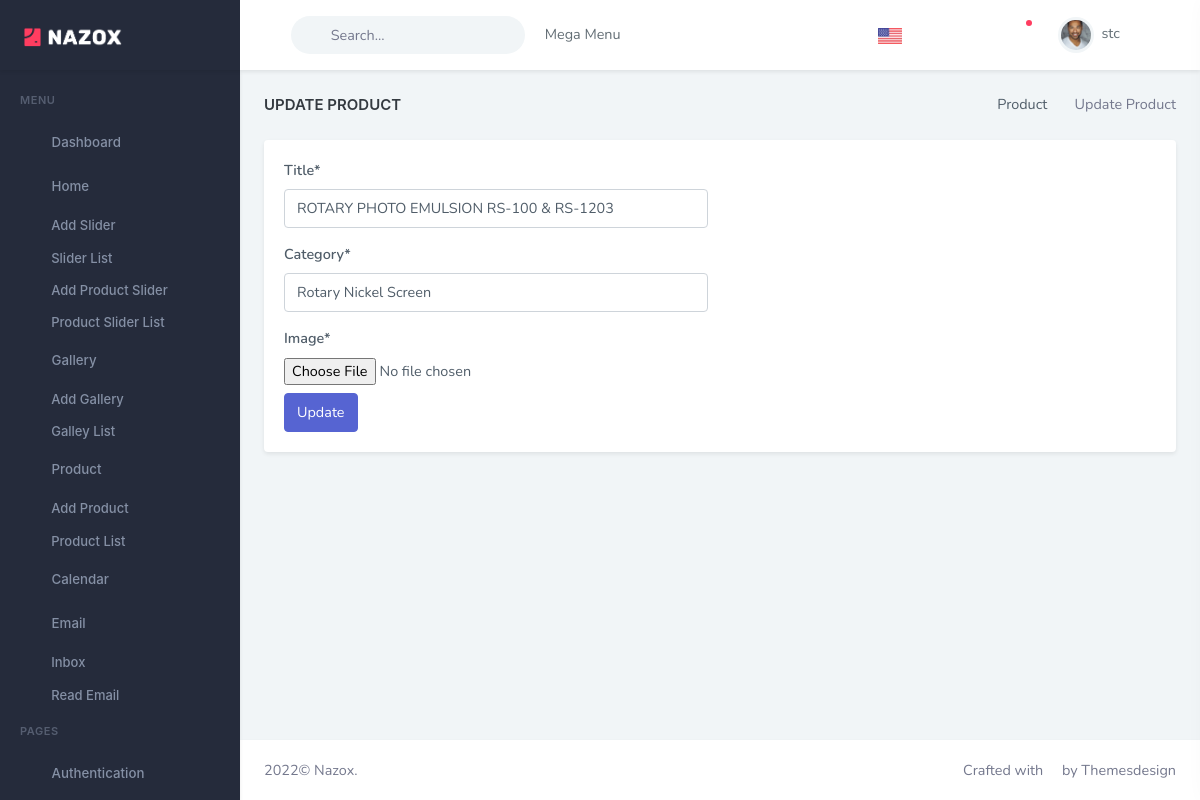
The page /dashboard/product-edit/1 (signed in) on the database its author committed.
### home/models.py (models this page shows)
class Product(models.Model):
    CATEGORY_CHOICES = (
        ('Rotary Nickel Screen', 'Rotary Nickel Screen'),
        ('Flat Bed Screen', 'Flat Bed Screen'),
        ('Reactive Dyes', 'Reactive Dyes'),
        ('Auxiliaries', 'Auxiliaries'),
    )
    title = models.CharField(max_length=100)
    category = models.CharField(max_length=100, choices=CATEGORY_CHOICES,)
    image = models.ImageField(upload_to='product')
    def __str__(self):
        return self.title

### home/views.py (the view)
# urls.py: path('dashboard/product-edit/<int:pk>', views.ProductUpdateView.as_view(), name='product-edit'),  # Product edit
class ProductUpdateView(LoginRequiredMixin, UpdateView):
    model = Product
    form_class = ProductUpdateForm
    success_url = reverse_lazy('dash-product')
    template_name = 'home/edit-product.html'
    success_message = "Product was updated successfully"
    def get_context_data(self, **kwargs):
        context = super().get_context_data(**kwargs)
        print(context)
        context["title"] = "Update Product"
        context["pageview"] = "Product"
        return context

### home/forms.py
class ProductUpdateForm(forms.ModelForm):
    class Meta:
        model = Product
        fields = (
            'title', 'category', 'image',)
        widgets = {
            'title': forms.TextInput(attrs={'class': 'form-control'}),
            'category': forms.Select(attrs={'class': 'form-control'}),
            'image': forms.FileInput(attrs={'class': 'rounded_list'}),
        }

### templates/home/edit-product.html (shortened to what this page needs)
{% extends 'partials/base.html' %}
{% load static %}
{% load crispy_forms_tags %}
{% block extra_css %}
        <link rel="stylesheet" href="{% static 'dashboard/libs/twitter-bootstrap-wizard/prettify.css' %}">
        <link href="{% static 'dashboard/libs/select2/css/select2.min.css' %}" rel="stylesheet" type="text/css" />
        <link href="{% static 'dashboard/libs/dropzone/min/dropzone.min.css' %}" rel="stylesheet" type="text/css" />
{% endblock extra_css %}
{% block content %}
                        <div class="row">
                            <div class="col-12">
                                <div class="card">
                                    <div class="card-body">
                                        <form method="POST" enctype="multipart/form-data">
                                            <div class="row">
                                                <div class="form-group mb-3 col-6">
                                                   {{ form.title|as_crispy_field }}
                                                </div>
                                            </div>
                                            <div class="row">
                                                <div class="form-group mb-3 col-6">
                                                   {{ form.category|as_crispy_field }}
                                                </div>
                                                <div class="custom-file">
                                                    {{ form.image|as_crispy_field }}
                                                </div>
                                            </div>
                                          <button type="submit" class="btn btn-primary mt-2">Update</button>
                                        </form>
                                    </div>
                                </div>
                            </div>
                        </div>
{% endblock content %}

### templates/partials/header.html (shortened to what this page needs)
{% load static %}
{% block header %}
		<header id="page-topbar">
			<div class="navbar-header">
				<div class="d-flex">
					<div class="navbar-brand-box">
						<a href="{% url 'dashboard' %}" class="logo logo-light">
							<span class="logo-lg">
                                    <img src="{% static 'images/logo-light.png' %}" alt="logo-light" height="20">
                                </span>
						</a>
					</div>
					<button type="button" class="btn btn-sm px-3 font-size-24 header-item waves-effect" id="vertical-menu-btn"> <i class="ri-menu-2-line align-middle"></i>
					</button>
					<form class="app-search d-none d-lg-block">
						<div class="position-relative">
							<input type="text" class="form-control" placeholder="Search..."> <span class="ri-search-line"></span>
						</div>
					</form>
					<div class="dropdown dropdown-mega d-none d-lg-block ms-2">
						<button type="button" class="btn header-item waves-effect" data-bs-toggle="dropdown" aria-haspopup="false" aria-expanded="false" key="t-megamenu">Mega Menu <i class="mdi mdi-chevron-down"></i>
						</button>
					</div>
				</div>
				<div class="d-flex">
					<div class="dropdown d-inline-block">
						<button type="button" class="btn header-item waves-effect" data-bs-toggle="dropdown" aria-haspopup="true"
						aria-expanded="false">
						<img id="header-lang-img" src="{% static 'images/flags/us.jpg' %}" alt="Header Language" height="16" />
						</button>
					</div>
					<div class="dropdown d-none d-lg-inline-block ms-1">
						<button type="button" class="btn header-item noti-icon waves-effect" data-bs-toggle="dropdown" aria-haspopup="true" aria-expanded="false"> <i class="ri-apps-2-line"></i>
						</button>
					</div>
					<div class="dropdown d-none d-lg-inline-block ms-1">
						<button type="button" class="btn header-item noti-icon waves-effect" data-toggle="fullscreen"> <i class="ri-fullscreen-line"></i>
						</button>
					</div>
					<div class="dropdown d-inline-block">
						<button type="button" class="btn header-item noti-icon waves-effect" id="page-header-notifications-dropdown" data-bs-toggle="dropdown" aria-expanded="false"> <i class="ri-notification-3-line"></i>
							<span class="noti-dot"></span>
						</button>
					</div>
					<div class="dropdown d-inline-block user-dropdown">
						<button type="button" class="btn header-item waves-effect" id="page-header-user-dropdown" data-bs-toggle="dropdown" aria-haspopup="true" aria-expanded="false">
							<img class="rounded-circle header-profile-user" src="{% static 'images/users/avatar-2.jpg' %}" alt="Header Avatar"> <span class="d-none d-xl-inline-block ms-1">{{user.username}}</span>
							<i class="mdi mdi-chevron-down d-none d-xl-inline-block"></i>
						</button>
					</div>
					<div class="dropdown d-inline-block">
						<button type="button" class="btn header-item noti-icon right-bar-toggle waves-effect"> <i class="ri-settings-2-line"></i>
						</button>
					</div>
				</div>
			</div>
		</header>
{% endblock header %}

### rows shown on the page
Product: title "ROTARY PHOTO EMULSION RS-100 & RS-1203", category "Rotary Nickel Screen"

### other values the page prints
{{ user.username }} "stc"
{{ title }} "UPDATE PRODUCT"
{{ pageview }} "Product"
{{ title }} "Update Product"
